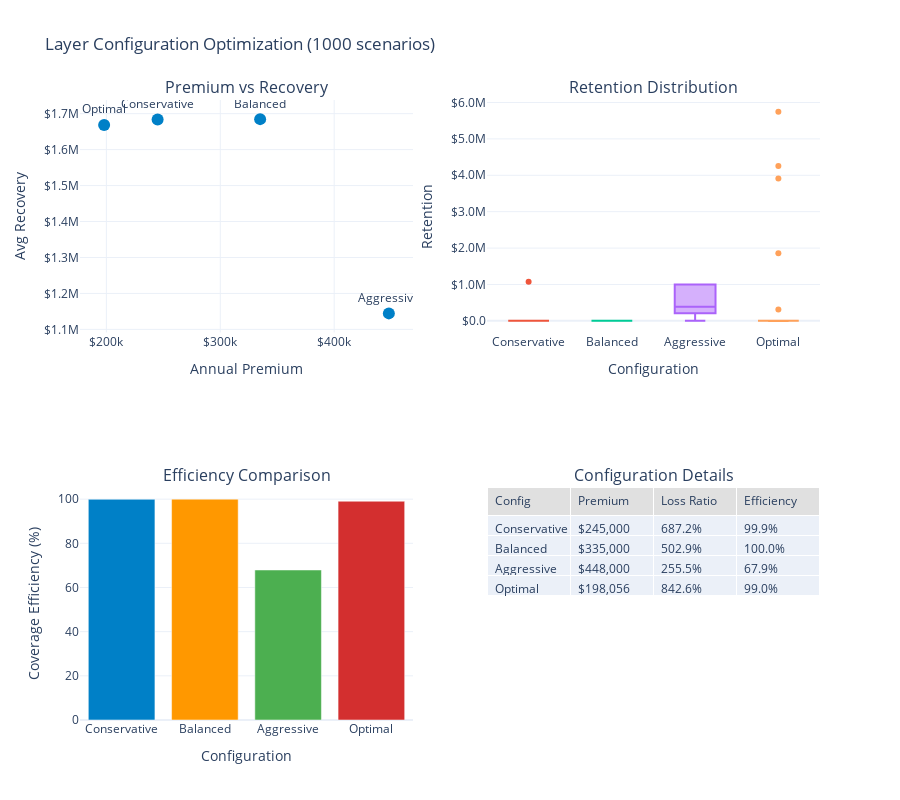

The notebook cell saved with this chart:
### Markdown cell above
## 2. Layer Optimization Analysis

### Code cell
def optimize_layer_attachments(target_retention_ratio=0.2, n_scenarios=1000):
    """Find optimal layer attachment points."""
    
    # Generate loss scenarios
    loss_generator = ManufacturingLossGenerator(
        attritional_params={
            'base_frequency': 5.0,
            'severity_mean': 50_000,
            'severity_cv': 0.8
        },
        large_params={
            'base_frequency': 0.5,
            'severity_mean': 2_000_000,
            'severity_cv': 1.2
        },
        catastrophic_params={
            'base_frequency': 0.02,
            'severity_xm': 10_000_000,
            'severity_alpha': 2.5
        },
        seed=42
    )
    
    annual_losses = []
    for _ in range(n_scenarios):
        events, stats = loss_generator.generate_losses(duration=1.0, revenue=10_000_000)
        annual_losses.append(stats['total_amount'])
    
    annual_losses = np.array(annual_losses)
    
    # Calculate percentiles for attachment points
    percentiles = [50, 75, 90, 95, 99, 99.5]
    attachment_points = {}
    
    for p in percentiles:
        attachment_points[f'{p}th percentile'] = np.percentile(annual_losses, p)
    
    # Test different layer configurations
    configurations = [
        {'name': 'Conservative', 'attachments': [0, 1_000_000, 5_000_000], 
         'limits': [1_000_000, 4_000_000, 20_000_000],
         'rates': [0.025, 0.015, 0.008]},
        {'name': 'Balanced', 'attachments': [0, 5_000_000, 25_000_000],
         'limits': [5_000_000, 20_000_000, 25_000_000],
         'rates': [0.015, 0.008, 0.004]},
        {'name': 'Aggressive', 'attachments': [1_000_000, 10_000_000, 50_000_000],
         'limits': [9_000_000, 40_000_000, 50_000_000],
         'rates': [0.012, 0.006, 0.002]},
        {'name': 'Optimal', 'attachments': [0, attachment_points['90th percentile'], attachment_points['99th percentile']],
         'limits': [attachment_points['90th percentile'], 
                   attachment_points['99th percentile'] - attachment_points['90th percentile'],
                   attachment_points['99.5th percentile'] - attachment_points['99th percentile']],
         'rates': [0.018, 0.009, 0.003]}
    ]
    
    results = []
    
    for config in configurations:
        layers = [
            EnhancedInsuranceLayer(config['attachments'][i], config['limits'][i], config['rates'][i])
            for i in range(3)
        ]
        program = InsuranceProgram(layers)
        
        total_premium = program.calculate_annual_premium()
        recoveries = []
        retentions = []
        
        for loss in annual_losses:
            recovery_details = program.process_claim(loss)
            total_recovery = recovery_details['insurance_recovery']
            recoveries.append(total_recovery)
            retentions.append(loss - total_recovery)
        
        results.append({
            'Configuration': config['name'],
            'Premium': total_premium,
            'Avg Recovery': np.mean(recoveries),
            'Avg Retention': np.mean(retentions),
            'Max Retention': np.max(retentions),
            '95% VaR Retention': np.percentile(retentions, 95),
            'Loss Ratio': np.mean(recoveries) / total_premium if total_premium > 0 else 0,
            'Efficiency': np.mean(recoveries) / np.mean(annual_losses)
        })
    
    results_df = pd.DataFrame(results)
    
    # Create comparison visualization
    fig = make_subplots(
        rows=2, cols=2,
        subplot_titles=(
            'Premium vs Recovery',
            'Retention Distribution',
            'Efficiency Comparison',
            'Configuration Details'
        ),
        specs=[
            [{'type': 'scatter'}, {'type': 'box'}],
            [{'type': 'bar'}, {'type': 'table'}]
        ]
    )
    
    # Premium vs Recovery
    fig.add_trace(
        go.Scatter(
            x=results_df['Premium'],
            y=results_df['Avg Recovery'],
            mode='markers+text',
            text=results_df['Configuration'],
            textposition='top center',
            marker=dict(size=12, color=WSJ_COLORS['blue'])
        ),
        row=1, col=1
    )
    
    # Retention distribution
    for config in configurations:
        layers = [
            EnhancedInsuranceLayer(config['attachments'][i], config['limits'][i], config['rates'][i])
            for i in range(3)
        ]
        program = InsuranceProgram(layers)
        retentions = []
        for loss in annual_losses:
            recovery_details = program.process_claim(loss)
            total_recovery = recovery_details['insurance_recovery']
            retentions.append(loss - total_recovery)
        
        fig.add_trace(
            go.Box(
                y=retentions,
                name=config['name'],
                showlegend=False
            ),
            row=1, col=2
        )
    
    # Efficiency comparison
    fig.add_trace(
        go.Bar(
            x=results_df['Configuration'],
            y=results_df['Efficiency'] * 100,
            marker_color=[WSJ_COLORS['blue'], WSJ_COLORS['orange'], 
                         WSJ_COLORS['green'], WSJ_COLORS['red']]
        ),
        row=2, col=1
    )
    
    # Configuration details table
    fig.add_trace(
        go.Table(
            header=dict(
                values=['Config', 'Premium', 'Loss Ratio', 'Efficiency'],
                fill_color=WSJ_COLORS['light_gray'],
                align='left'
            ),
            cells=dict(
                values=[
                    results_df['Configuration'],
                    ['${:,.0f}'.format(x) for x in results_df['Premium']],
                    ['{:.1f}%'.format(x*100) for x in results_df['Loss Ratio']],
                    ['{:.1f}%'.format(x*100) for x in results_df['Efficiency']]
                ],
                align='left'
            )
        ),
        row=2, col=2
    )
    
    # Update layout
    fig.update_layout(
        height=800,
        showlegend=False,
        title_text=f"Layer Configuration Optimization ({n_scenarios} scenarios)",
        template='plotly_white'
    )
    
    fig.update_xaxes(title_text="Annual Premium", row=1, col=1, tickformat='$.2s')
    fig.update_xaxes(title_text="Configuration", row=1, col=2)
    fig.update_xaxes(title_text="Configuration", row=2, col=1)
    
    fig.update_yaxes(title_text="Avg Recovery", row=1, col=1, tickformat='$.2s')
    fig.update_yaxes(title_text="Retention", row=1, col=2, tickformat='$.2s')
    fig.update_yaxes(title_text="Coverage Efficiency (%)", row=2, col=1)
    
    fig.show()
    
    # Print optimization results
    print("\nOptimization Results:")
    print("="*70)
    print(results_df.to_string(index=False))
    
    print("\nRecommended Attachment Points (based on loss distribution):")
    print("-"*70)
    for p, value in attachment_points.items():
        print(f"{p:<20} ${value:,.0f}")
    
    # Find best configuration
    best_idx = results_df['Efficiency'].idxmax()
    print(f"\nBest Configuration: {results_df.loc[best_idx, 'Configuration']}")
    print(f"Coverage Efficiency: {results_df.loc[best_idx, 'Efficiency']*100:.1f}%")
    print(f"Annual Premium: ${results_df.loc[best_idx, 'Premium']:,.0f}")

# Run optimization
optimize_layer_attachments(target_retention_ratio=0.2, n_scenarios=1000)

### Figure 1 — Plotly figure (JSON) as saved in the notebook; plotly's stock layout.template omitted (floating-point values rounded to 4 significant figures; data arrays with more than 128 entries replaced by an {"elided": "..."} marker saying what was removed)
{"data": [{"marker": {"color": "#0080C7", "size": 12}, "mode": "markers+text", "text": ["Conservative", "Balanced", "Aggressive", "Optimal"], "textposition": "top center", "type": "scatter", "x": [245000.0, 335000.0, 448000.0, 198100.0], "xaxis": "x", "y": [1684000.0, 1685000.0, 1144000.0, 1669000.0], "yaxis": "y"}, {"name": "Conservative", "showlegend": false, "type": "box", "xaxis": "x2", "y": {"elided": "1000 float values"}, "yaxis": "y2"}, {"name": "Balanced", "showlegend": false, "type": "box", "xaxis": "x2", "y": {"elided": "1000 int values"}, "yaxis": "y2"}, {"name": "Aggressive", "showlegend": false, "type": "box", "xaxis": "x2", "y": {"elided": "1000 float values"}, "yaxis": "y2"}, {"name": "Optimal", "showlegend": false, "type": "box", "xaxis": "x2", "y": {"elided": "1000 float values"}, "yaxis": "y2"}, {"marker": {"color": ["#0080C7", "#FF9800", "#4CAF50", "#D32F2F"]}, "type": "bar", "x": ["Conservative", "Balanced", "Aggressive", "Optimal"], "xaxis": "x3", "y": [99.94, 100.0, 67.93, 99.04], "yaxis": "y3"}, {"cells": {"align": "left", "values": [["Conservative", "Balanced", "Aggressive", "Optimal"], ["$245,000", "$335,000", "$448,000", "$198,056"], ["687.2%", "502.9%", "255.5%", "842.6%"], ["99.9%", "100.0%", "67.9%", "99.0%"]]}, "domain": {"x": [0.55, 1], "y": [0, 0.375]}, "header": {"align": "left", "fill": {"color": "#E0E0E0"}, "values": ["Config", "Premium", "Loss Ratio", "Efficiency"]}, "type": "table"}], "layout": {"annotations": [{"font": {"size": 16}, "showarrow": false, "text": "Premium vs Recovery", "x": 0.225, "xanchor": "center", "xref": "paper", "y": 1, "yanchor": "bottom", "yref": "paper"}, {"font": {"size": 16}, "showarrow": false, "text": "Retention Distribution", "x": 0.775, "xanchor": "center", "xref": "paper", "y": 1, "yanchor": "bottom", "yref": "paper"}, {"font": {"size": 16}, "showarrow": false, "text": "Efficiency Comparison", "x": 0.225, "xanchor": "center", "xref": "paper", "y": 0.375, "yanchor": "bottom", "yref": "paper"}, {"font": {"size": 16}, "showarrow": false, "text": "Configuration Details", "x": 0.775, "xanchor": "center", "xref": "paper", "y": 0.375, "yanchor": "bottom", "yref": "paper"}], "height": 800, "showlegend": false, "title": {"text": "Layer Configuration Optimization (1000 scenarios)"}, "xaxis": {"anchor": "y", "domain": [0, 0.45], "tickformat": "$.2s", "title": {"text": "Annual Premium"}}, "xaxis2": {"anchor": "y2", "domain": [0.55, 1], "title": {"text": "Configuration"}}, "xaxis3": {"anchor": "y3", "domain": [0, 0.45], "title": {"text": "Configuration"}}, "yaxis": {"anchor": "x", "domain": [0.625, 1], "tickformat": "$.2s", "title": {"text": "Avg Recovery"}}, "yaxis2": {"anchor": "x2", "domain": [0.625, 1], "tickformat": "$.2s", "title": {"text": "Retention"}}, "yaxis3": {"anchor": "x3", "domain": [0, 0.375], "title": {"text": "Coverage Efficiency (%)"}}}}
